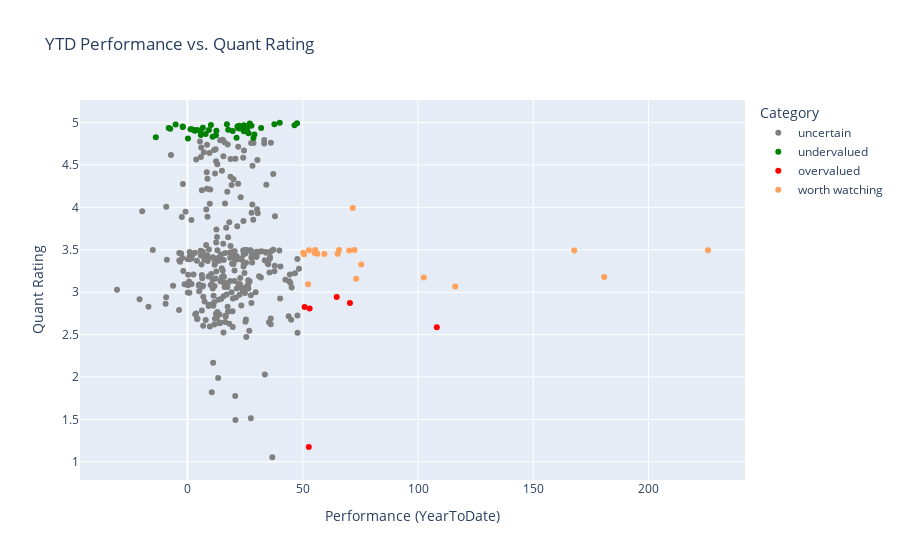

The notebook cell this image was saved under:
### Markdown cell above
- Quant Rating vs. YTD Performance for symbols in interest_list_long

### Code cell
import plotly.express as px
quant_col = daily_quant_rating_df.columns[-2]
quant_rating = quantdf_illong.reset_index().rename(columns={col:'Quant Rating'})
perf = results_finvizsearch[['Ticker', 'Performance (YearToDate)']]
df = quant_rating.merge(perf, left_on='Symbol', right_on='Ticker', how='inner')
# df = df.loc[df.Ticker.isin(fu.sector_industry_member_search('Basic Materials', level='sector'))]
# Assign color based on logic:
# quant rating > 4.8 & Performance < 50 -> green
# quant rating < 3 & Performance > 50 -> red
# else -> gray
def assign_color(row):
    if (row['Quant Rating'] > 4.8) and (row['Performance (YearToDate)'] < 50):
        return 'green'
    elif (row['Quant Rating'] < 3) and (row['Performance (YearToDate)'] > 50):
        return 'red'
    elif (row['Quant Rating'] > 2.5) and (row['Quant Rating'] < 4) and (row['Performance (YearToDate)'] > 50):
        return 'yellow'
    else:
        return 'gray'

df['Color'] = df.apply(assign_color, axis=1)

px.scatter(
    df.assign(
        Color_Label=df['Color'].map({'gray': 'uncertain', 'green': 'undervalued', 'red': 'overvalued', 'yellow': 'worth watching'})
    ),
    x='Performance (YearToDate)',
    y='Quant Rating',
    hover_data=['Ticker'],
    color='Color_Label',
    color_discrete_map={'uncertain': 'gray', 'undervalued':'green', 'overvalued':'red', 'worth_watching': 'yellow'},
    category_orders={'Color_Label': ['uncertain', 'undervalued', 'overvalued', 'worth_watching']},
    labels={'Color_Label': 'Category'},
    title='YTD Performance vs. Quant Rating'
)

### Figure 1 — Plotly figure (JSON) as saved in the notebook; plotly's stock layout.template omitted (floating-point values rounded to 4 significant figures; data arrays with more than 128 entries replaced by an {"elided": "..."} marker saying what was removed)
{"data": [{"customdata": {"elided": "314x1 str values"}, "hovertemplate": "Category=uncertain<br>Performance (YearToDate)=%{x}<br>Quant Rating=%{y}<br>Ticker=%{customdata[0]}<extra></extra>", "legendgroup": "uncertain", "marker": {"color": "gray", "symbol": "circle"}, "mode": "markers", "name": "uncertain", "orientation": "v", "showlegend": true, "type": "scatter", "x": {"elided": "314 float values"}, "xaxis": "x", "y": {"elided": "314 float values"}, "yaxis": "y"}, {"customdata": [["MU"], ["NGD"], ["IAG"], ["TTMI"], ["LASR"], ["NUTX"], ["TSM"], ["NEM"], ["CDE"], ["GOLD"], ["GRAL"], ["CGAU"], ["GFI"], ["GM"], ["CSTM"], ["CIEN"], ["COHR"], ["KGC"], ["INDV"], ["INTC"], ["VSAT"], ["AMKR"], ["WLDN"], ["CRDO"], ["AU"], ["MFC"], ["DB"], ["LQDA"], ["CYH"], ["W"], ["PFE"], ["DRH"], ["INCY"], ["ABEV"], ["NBR"], ["PAAS"], ["HBM"], ["AEM"], ["RERE"], ["CIB"], ["OI"], ["GH"], ["KALU"], ["RIGL"], ["LCII"], ["EGO"], ["ENVA"]], "hovertemplate": "Category=undervalued<br>Performance (YearToDate)=%{x}<br>Quant Rating=%{y}<br>Ticker=%{customdata[0]}<extra></extra>", "legendgroup": "undervalued", "marker": {"color": "green", "symbol": "circle"}, "mode": "markers", "name": "undervalued", "orientation": "v", "showlegend": true, "type": "scatter", "x": [40.03, 47.53, 27.05, 37.71, 17.12, -5.11, 10.19, 24.5, 46.44, 26.61, 22.56, 27.77, 21.9, -2.02, 21.7, -2.02, 6.7, 31.96, -8.11, 22.14, 25.59, 25.91, 22.75, -7.46, 24.6, 1.85, 1.35, 17.69, 4.17, 9.33, 3.01, 5.69, 3.26, 12.55, 19.63, 24.49, 25.79, 26.55, 7.92, 29.04, 5.83, 12.35, 10.93, -13.71, 21.3, 28.62, 0.22], "xaxis": "x", "y": [4.998, 4.994, 4.991, 4.981, 4.98, 4.976, 4.973, 4.97, 4.969, 4.967, 4.964, 4.962, 4.958, 4.955, 4.95, 4.948, 4.94, 4.937, 4.936, 4.934, 4.933, 4.931, 4.929, 4.926, 4.925, 4.923, 4.922, 4.915, 4.914, 4.912, 4.911, 4.906, 4.904, 4.903, 4.9, 4.898, 4.897, 4.875, 4.867, 4.859, 4.854, 4.851, 4.832, 4.826, 4.823, 4.818, 4.813], "yaxis": "y"}, {"customdata": [["RDW"], ["ICHR"], ["TROX"], ["TMC"], ["USAR"], ["NFE"]], "hovertemplate": "Category=overvalued<br>Performance (YearToDate)=%{x}<br>Quant Rating=%{y}<br>Ticker=%{customdata[0]}<extra></extra>", "legendgroup": "overvalued", "marker": {"color": "red", "symbol": "circle"}, "mode": "markers", "name": "overvalued", "orientation": "v", "showlegend": true, "type": "scatter", "x": [64.74, 70.48, 50.84, 53, 108.2, 52.63], "xaxis": "x", "y": [2.943, 2.873, 2.827, 2.807, 2.585, 1.175], "yaxis": "y"}, {"customdata": [["UCTT"], ["VTYX"], ["HL"], ["SKYT"], ["AG"], ["IBRX"], ["RAPT"], ["ERAS"], ["EXK"], ["SVM"], ["MRNA"], ["ASTS"], ["UEC"], ["ASM"], ["UUUU"], ["SATL"], ["RCAT"], ["SPIR"], ["ALT"], ["UAMY"]], "hovertemplate": "Category=worth watching<br>Performance (YearToDate)=%{x}<br>Quant Rating=%{y}<br>Ticker=%{customdata[0]}<extra></extra>", "legendgroup": "worth watching", "marker": {"color": "#FFA15A", "symbol": "circle"}, "mode": "markers", "name": "worth watching", "orientation": "v", "showlegend": true, "type": "scatter", "x": [71.69, 55.37, 65.76, 72.47, 52.7, 225.8, 70.15, 167.7, 50.21, 55.16, 65.17, 56.37, 59.42, 50.56, 75.38, 180.8, 102.5, 73.2, 52.35, 116.1], "xaxis": "x", "y": [3.994, 3.499, 3.498, 3.498, 3.496, 3.494, 3.493, 3.491, 3.465, 3.462, 3.453, 3.452, 3.451, 3.447, 3.326, 3.18, 3.172, 3.158, 3.093, 3.066], "yaxis": "y"}], "layout": {"legend": {"title": {"text": "Category"}, "tracegroupgap": 0}, "title": {"text": "YTD Performance vs. Quant Rating"}, "xaxis": {"anchor": "y", "domain": [0, 1], "title": {"text": "Performance (YearToDate)"}}, "yaxis": {"anchor": "x", "domain": [0, 1], "title": {"text": "Quant Rating"}}}}
